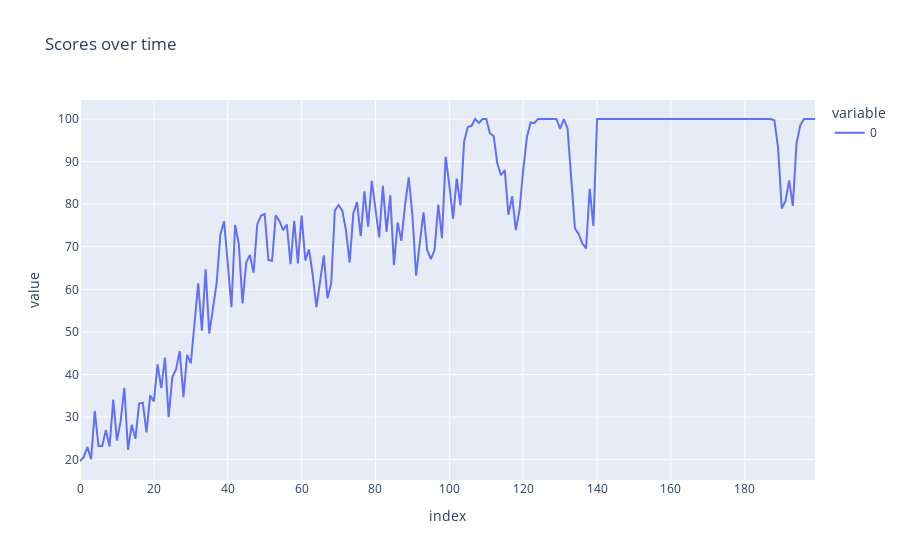
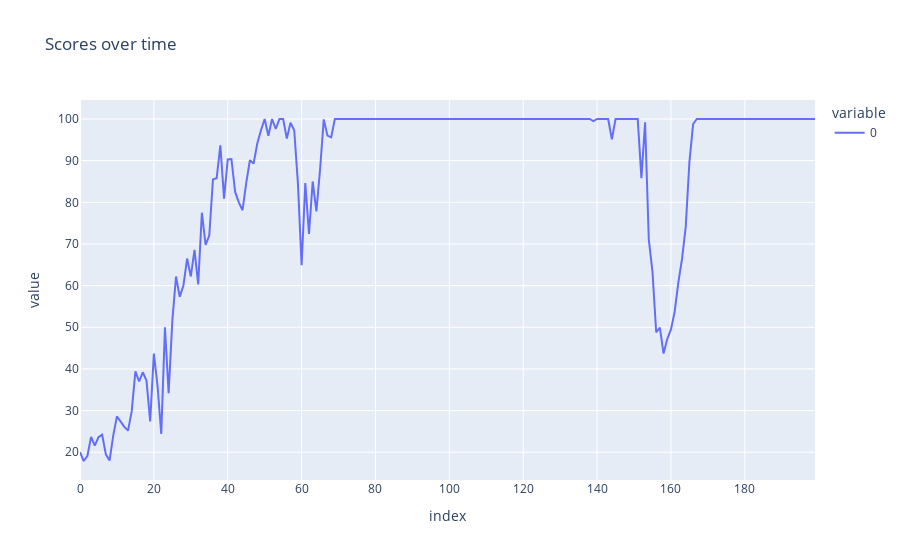
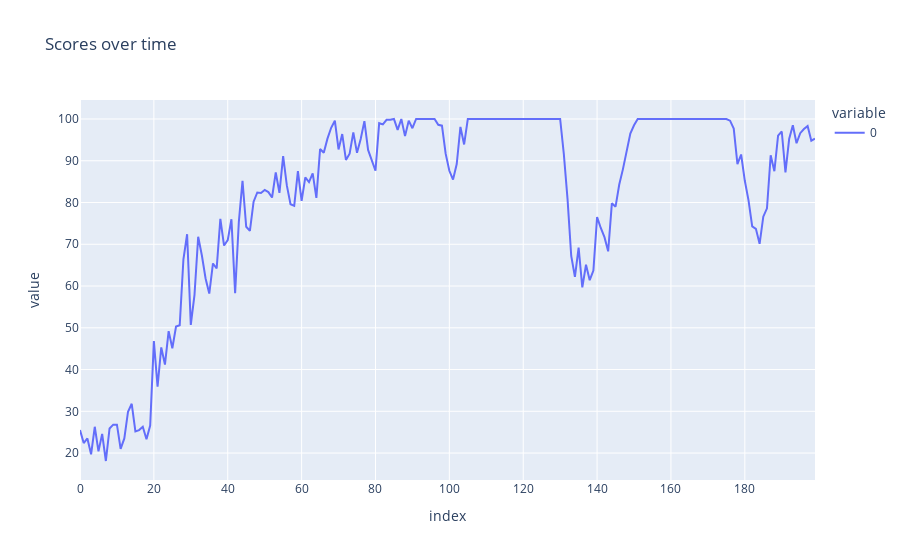

Here is the notebook cell these charts were saved with, in order:
### Code cell
if __name__ == "__main__":
    BATCH_SIZE = 10
    NUM_EPISODES = 200
    # Do this a few times to prove consistency
    last_10_percent_mean = []
    for _ in range(3):
        env = gym.make("CartPole-v1")
        policy = SamplePolicy(
            state_size=OBSERVATION_SPACE_SHAPE[0],
            action_size=ACTION_SPACE_SIZE,
            hidden_sizes=HIDDEN_SIZES,
        ).to(DEVICE)
        optimizer = optim.Adam(policy.parameters(), lr=LR)
        scores = reinforce_train_batch(env=env, policy=policy, optimizer=optimizer, gamma=GAMMA, num_episodes=NUM_EPISODES, batch_size=BATCH_SIZE, max_t=MAX_T)
        # Calculate the mean of the last 10 % of the scores
        last_10_percent_mean.append(sum(scores[int(NUM_EPISODES*0.9):]) / (NUM_EPISODES*0.1))
        fig = px.line(scores, title="Scores over time")
        fig.show()
    ExperimentManager(name="REINFORCE", description=f"Batch Size {BATCH_SIZE} + Sample Results", primary_metric="last_10_percent_mean", file=__this_file).commit(metrics={"last_10_percent_mean": last_10_percent_mean})

### Figure 1 — Plotly figure (JSON) as saved in the notebook; plotly's stock layout.template omitted (floating-point values rounded to 4 significant figures; data arrays with more than 128 entries replaced by an {"elided": "..."} marker saying what was removed)
{"data": [{"hovertemplate": "variable=0<br>index=%{x}<br>value=%{y}<extra></extra>", "legendgroup": "0", "line": {"color": "#636efa", "dash": "solid"}, "marker": {"symbol": "circle"}, "mode": "lines", "name": "0", "orientation": "v", "showlegend": true, "type": "scatter", "x": {"elided": "200 int values"}, "xaxis": "x", "y": {"elided": "200 float values"}, "yaxis": "y"}], "layout": {"legend": {"title": {"text": "variable"}, "tracegroupgap": 0}, "title": {"text": "Scores over time"}, "xaxis": {"anchor": "y", "domain": [0, 1], "title": {"text": "index"}}, "yaxis": {"anchor": "x", "domain": [0, 1], "title": {"text": "value"}}}}

### Figure 2 — Plotly figure (JSON) as saved in the notebook; plotly's stock layout.template omitted (floating-point values rounded to 4 significant figures; data arrays with more than 128 entries replaced by an {"elided": "..."} marker saying what was removed)
{"data": [{"hovertemplate": "variable=0<br>index=%{x}<br>value=%{y}<extra></extra>", "legendgroup": "0", "line": {"color": "#636efa", "dash": "solid"}, "marker": {"symbol": "circle"}, "mode": "lines", "name": "0", "orientation": "v", "showlegend": true, "type": "scatter", "x": {"elided": "200 int values"}, "xaxis": "x", "y": {"elided": "200 float values"}, "yaxis": "y"}], "layout": {"legend": {"title": {"text": "variable"}, "tracegroupgap": 0}, "title": {"text": "Scores over time"}, "xaxis": {"anchor": "y", "domain": [0, 1], "title": {"text": "index"}}, "yaxis": {"anchor": "x", "domain": [0, 1], "title": {"text": "value"}}}}

### Figure 3 — Plotly figure (JSON) as saved in the notebook; plotly's stock layout.template omitted (floating-point values rounded to 4 significant figures; data arrays with more than 128 entries replaced by an {"elided": "..."} marker saying what was removed)
{"data": [{"hovertemplate": "variable=0<br>index=%{x}<br>value=%{y}<extra></extra>", "legendgroup": "0", "line": {"color": "#636efa", "dash": "solid"}, "marker": {"symbol": "circle"}, "mode": "lines", "name": "0", "orientation": "v", "showlegend": true, "type": "scatter", "x": {"elided": "200 int values"}, "xaxis": "x", "y": {"elided": "200 float values"}, "yaxis": "y"}], "layout": {"legend": {"title": {"text": "variable"}, "tracegroupgap": 0}, "title": {"text": "Scores over time"}, "xaxis": {"anchor": "y", "domain": [0, 1], "title": {"text": "index"}}, "yaxis": {"anchor": "x", "domain": [0, 1], "title": {"text": "value"}}}}
